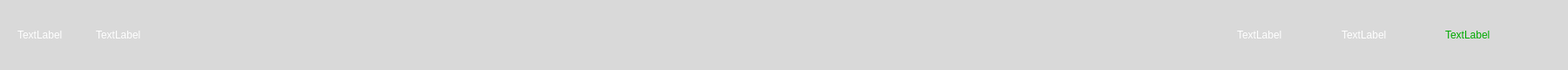
<?xml version="1.0" encoding="UTF-8"?>
<ui version="4.0">
 <class>Form</class>
 <widget class="QWidget" name="Form">
  <property name="geometry">
   <rect>
    <x>0</x>
    <y>0</y>
    <width>1800</width>
    <height>80</height>
   </rect>
  </property>
  <property name="minimumSize">
   <size>
    <width>1800</width>
    <height>80</height>
   </size>
  </property>
  <property name="maximumSize">
   <size>
    <width>1800</width>
    <height>80</height>
   </size>
  </property>
  <property name="windowTitle">
   <string>Form</string>
  </property>
  <property name="styleSheet">
   <string notr="true">background: none;
background-color: rgba(0, 0, 0, 20);</string>
  </property>
  <widget class="QLabel" name="symbolLabel">
   <property name="geometry">
    <rect>
     <x>20</x>
     <y>10</y>
     <width>80</width>
     <height>60</height>
    </rect>
   </property>
   <property name="styleSheet">
    <string notr="true">color: rgb(255, 255, 255);
background: none;</string>
   </property>
   <property name="text">
    <string>TextLabel</string>
   </property>
  </widget>
  <widget class="QLabel" name="nameLabel">
   <property name="geometry">
    <rect>
     <x>110</x>
     <y>10</y>
     <width>600</width>
     <height>60</height>
    </rect>
   </property>
   <property name="styleSheet">
    <string notr="true">color: rgb(255, 255, 255);
background: none;</string>
   </property>
   <property name="text">
    <string>TextLabel</string>
   </property>
  </widget>
  <widget class="QLabel" name="growthLabel">
   <property name="geometry">
    <rect>
     <x>1659</x>
     <y>10</y>
     <width>120</width>
     <height>60</height>
    </rect>
   </property>
   <property name="styleSheet">
    <string notr="true">color: rgb(0, 170, 0);
background: none;</string>
   </property>
   <property name="text">
    <string>TextLabel</string>
   </property>
  </widget>
  <widget class="QLabel" name="priceChangeLabel">
   <property name="geometry">
    <rect>
     <x>1540</x>
     <y>10</y>
     <width>100</width>
     <height>60</height>
    </rect>
   </property>
   <property name="styleSheet">
    <string notr="true">color: rgb(255, 255, 255);
background: none;</string>
   </property>
   <property name="text">
    <string>TextLabel</string>
   </property>
  </widget>
  <widget class="QLabel" name="priceLabel">
   <property name="geometry">
    <rect>
     <x>1420</x>
     <y>10</y>
     <width>100</width>
     <height>60</height>
    </rect>
   </property>
   <property name="styleSheet">
    <string notr="true">color: rgb(255, 255, 255);
background: none;</string>
   </property>
   <property name="text">
    <string>TextLabel</string>
   </property>
  </widget>
 </widget>
 <resources/>
 <connections/>
</ui>
